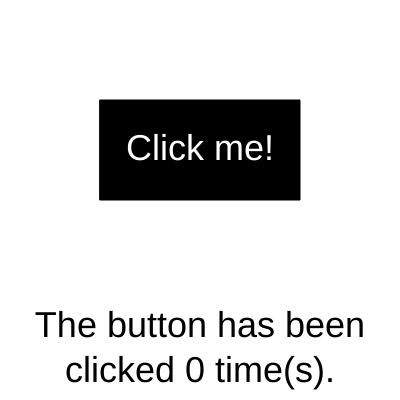
Frame 1 (no input)
Frame 60 (no input): identical to frame 1, image omitted
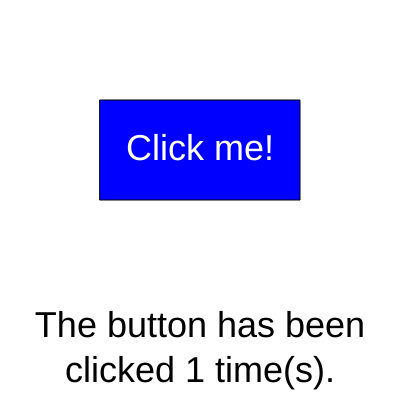
Frame 120 (the mouse pressed at the canvas centre since frame 60)

The p5.js sketch that drew these frames (run headless with seeded random() and noise() and a simulated clock; from frame 60 on, the mouse is pressed at the canvas centre):

// p5.js sketch
// ── sketch.js
/**
 * A class representing a UI button.
 */
class Button {
    /* All instance variables are private. This is a design choice in 
    keeping with the information hiding principle. You may disagree 
    with this choice! */
    #x;
    #y;
    #width;
    #height;
    #label;

    /**
     * Creates a new Button.
     * @param {number} x The x coordinate of the button (CORNER mode).
     * @param {number} y The y coordinate of the button (CORNER mode).
     * @param {number} width The width of the button.
     * @param {number} height The height of the button.
     * @param {string} label The text to display on the button.
     */
    constructor(x, y, width, height, label) {
        this.#x = x;
        this.#y = y;
        this.#width = width;
        this.#height = height;
        this.#label = label;
    }

    /**
     * Draws the button at its specified location and dimensions. Also 
     * displays the label on the button. If the mouse is over the button, 
     * the button's fill colour will be blue (0, 0, 255). Otherwise, it 
     * will be black.
     */
    draw() {
        textAlign(CENTER, CENTER);
        textSize(36);
        let isHovered = this.#mouseIsOver();
        if (isHovered) {
            fill(0, 0, 255);
        } else {
            fill(0);
        }
        rect(this.#x, this.#y, this.#width, this.#height);
        fill(255);
        text(this.#label, this.#x, this.#y, this.#width, this.#height);
    }

    /**
     * A private method that checks if the mouse is over the button. 
     * @returns {boolean} True if the mouse is over the button, false otherwise.
     */
    #mouseIsOver() {
        return mouseX >= this.#x && mouseX <= this.#x + this.#width && mouseY >= this.#y && mouseY <= this.#y + this.#height;
    }

    /**
     * Checks if button is clicked--the mouse is over the button and the mouse 
     * is currently pressed.
     * @returns {boolean} True if the button is clicked, false otherwise.
     */
    clicked() {
        return this.#mouseIsOver() && mouseIsPressed;
    }
}

let btn = new Button(100, 100, 200, 100, "Click me!");
let counter = 0;

function setup() {
    createCanvas(400, 400);
}

function draw() {
    background(255);
    btn.draw();
    fill(0);
    text(`The button has been clicked ${counter} time(s).`, 0, 300, width, 100);
}

function mousePressed() {
    if (btn.clicked()) {
        counter++;
    }
}


// ── exercise1-3.html
<!DOCTYPE html>
<html lang="en">
  <head>
    <meta charset="utf-8" />
    <meta name="viewport" content="width=device-width, initial-scale=1.0">

    <title>PDM1 - W6P2 - Exercise 1.3</title>

    <link href="https://cdn.jsdelivr.net/npm/bootstrap@5.3.1/dist/css/bootstrap.min.css" rel="stylesheet" integrity="sha384-4bw+/aepP/YC94hEpVNVgiZdgIC5+VKNBQNGCHeKRQN+PtmoHDEXuppvnDJzQIu9" crossorigin="anonymous">
    <link rel="stylesheet" type="text/css" href="./lib/main-styles.css">
    <script src="https://cdn.jsdelivr.net/npm/bootstrap@5.3.1/dist/js/bootstrap.bundle.min.js" integrity="sha384-HwwvtgBNo3bZJJLYd8oVXjrBZt8cqVSpeBNS5n7C8IVInixGAoxmnlMuBnhbgrkm" crossorigin="anonymous"></script>
    <script src="./lib/p5.js"></script>
  </head>

  <body>
    <h1>Exercise 1.3 - Solution</h1>
    <script src="sketch.js"></script>
  </body>
</html>
